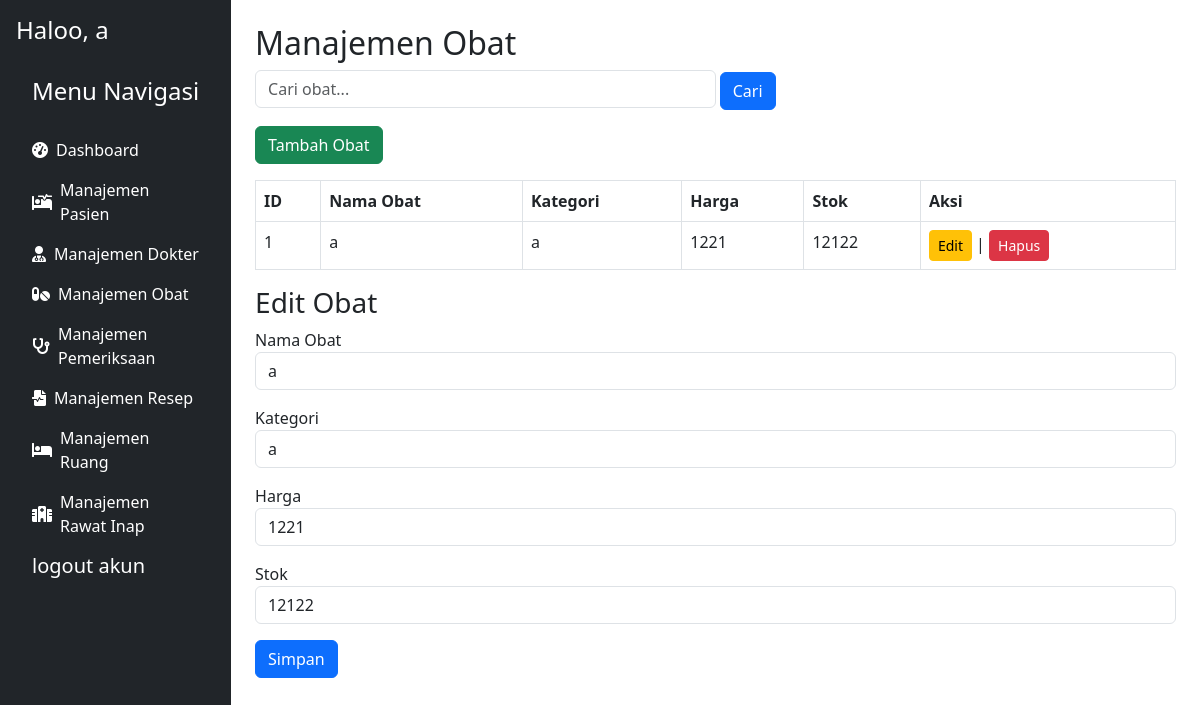
/obat.php?id=1 (signed in), run on the app's committed database.
### tables this page shows
CREATE TABLE `obat` (
  `id_obat` int(11) NOT NULL,
  `nama_obat` varchar(100) NOT NULL,
  `kategori` varchar(50) DEFAULT NULL,
  `harga` varchar(50) NOT NULL,
  `stok` int(11) DEFAULT NULL
);

### obat.php (the view, shortened to what this page needs)
<?php
include 'db.php';
$search = isset($_GET['search']) ? $_GET['search'] : '';
$result = $conn->query("SELECT * FROM obat WHERE nama_obat LIKE '%$search%' ORDER BY nama_obat ASC");
if (isset($_GET['id'])) {
    $id = $_GET['id'];
    $result_edit = $conn->query("SELECT * FROM obat WHERE id_obat = $id");
    $data_edit = $result_edit->fetch_assoc();
}
?>
<!DOCTYPE html>
<html lang="id">
<head>
    <link rel="stylesheet" href="styles.css">
    <link href="https://cdn.jsdelivr.net/npm/bootstrap@5.3.0/dist/css/bootstrap.min.css" rel="stylesheet">
</head>
<body>
    <div class="d-flex">
        <?php include 'sidebar.php'; ?>
        <div class="container-fluid p-4">
            <h2>Manajemen Obat</h2>
            <form method="GET" action="" class="mb-3">
                <input type="text" name="search" placeholder="Cari obat..." class="form-control d-inline w-50">
                <button type="submit" class="btn btn-primary">Cari</button>
            </form>
            <a href="obat.php" class="btn btn-success mb-3">Tambah Obat</a>
            <table class="table table-bordered">
                <thead>
                    <tr>
                        <th>ID</th>
                        <th>Nama Obat</th>
                        <th>Kategori</th>
                        <th>Harga</th>
                        <th>Stok</th>
                        <th>Aksi</th>
                    </tr>
                </thead>
                <tbody>
                    <?php while ($row = $result->fetch_assoc()): ?>
                    <tr>
                        <td><?= $row['id_obat']; ?></td>
                        <td><?= $row['nama_obat']; ?></td>
                        <td><?= $row['kategori']; ?></td>
                        <td><?= $row['harga']; ?></td>
                        <td><?= $row['stok']; ?></td>
                        <td>
                            <a href="obat.php?id=<?= $row['id_obat']; ?>" class="btn btn-warning btn-sm">Edit</a> |
                            <a href="hapus_obat.php?id=<?= $row['id_obat']; ?>" class="btn btn-danger btn-sm" onclick="return confirm('Yakin ingin menghapus?')">Hapus</a>
                        </td>
                    </tr>
                    <?php endwhile; ?>
                </tbody>
            </table>
            <h3><?= isset($_GET['id']) ? 'Edit' : 'Tambah'; ?> Obat</h3>
            <form method="POST" action="">
                <div class="mb-3">
                    <label>Nama Obat</label>
                    <input type="text" name="nama_obat" class="form-control" value="<?= isset($data_edit['nama_obat']) ? $data_edit['nama_obat'] : ''; ?>" required>
                </div>
                <div class="mb-3">
                    <label>Kategori</label>
                    <input type="text" name="kategori" class="form-control" value="<?= isset($data_edit['kategori']) ? $data_edit['kategori'] : ''; ?>" required>
                </div>
                <div class="mb-3">
                    <label>Harga</label>
                    <input type="number" name="harga" class="form-control" value="<?= isset($data_edit['harga']) ? $data_edit['harga'] : ''; ?>" required>
                </div>
                <div class="mb-3">
                    <label>Stok</label>
                    <input type="number" name="stok" class="form-control" value="<?= isset($data_edit['stok']) ? $data_edit['stok'] : ''; ?>" required>
                </div>
                <button type="submit" name="tambah_obat" class="btn btn-primary">Simpan</button>
            </form>
        </div>
    </div>
</body>
</html>

### data on the page
obat: id_obat "1", nama_obat "a", kategori "a", harga "1221", stok "12122"

### other printed values
$username "a"
